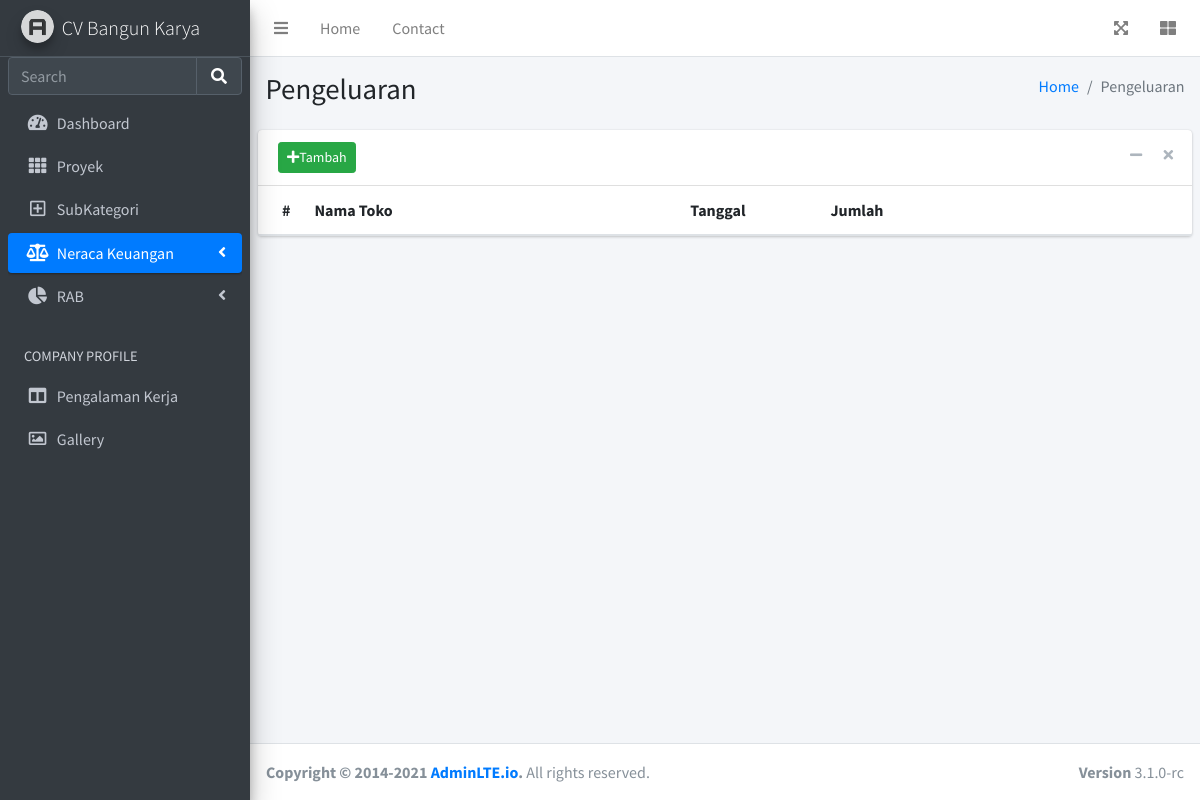
Page /pengeluaran on the earlier database version.
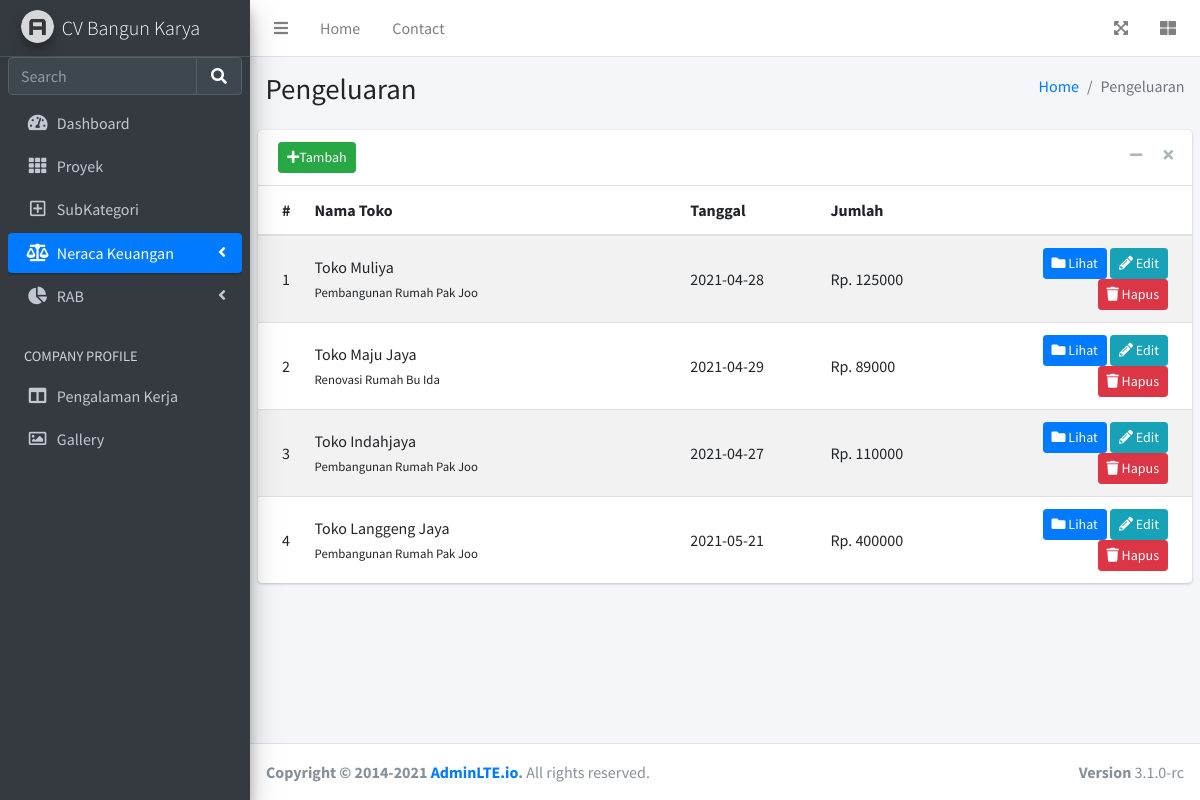
Same page on the later database version.
### app.py (models this page shows)
class Pengeluaran(db.Model):
    id = db.Column(db.Integer, primary_key=True)
    nama_proyek = db.Column(db.String(100), nullable=False)
    nama_toko = db.Column(db.String(100), nullable=True)
    tanggal = db.Column(db.String(20), nullable=False)
    subkategori = db.Column(db.String(100), nullable=False)
    deskripsi = db.Column(db.String(100), nullable=False)
    jumlah = db.Column(db.String(50), nullable=False)
    bukti = db.Column(db.String(200), nullable=True)
    date_created = db.Column(db.DateTime, default=datetime.utcnow)

### app.py (the view)
@app.route('/pengeluaran', methods=['POST', 'GET'])
def pengeluaran():
    if request.method == 'POST':
        try:
            sub = SubkategoriNeraca.query.filter_by(kategori='Pengeluaran').all()
            proyek = Proyek.query.all()
            f = request.files['bukti']
            f.save(os.path.join(app.config['UPLOAD_PATH'], f.filename))
            Current_Date = datetime.now().strftime("%d-%b-%Y_%H.%M")
            nama = r'Pengeluaran_'+ str(Current_Date) +'.png'
            os.rename(app.config['UPLOAD_PATH'] + f.filename, app.config['UPLOAD_PATH'] + nama)
            nama = r'media/'+ nama
            nilai = coba(2)
            jum = nilai[0]
            tgl = nilai[1]
            desk = nilai[2]
            flash('Foto Bukti Berhasil Discan', 'bg-success')
            return render_template('/pengeluaran/pengeluaran_add.html', subkategori = sub, proyeks = proyek, tgl = tgl, desk = desk, jumlah = jum, bukti = nama)
        except:
            flash('Foto Bukti Gagal Discan', 'bg-danger')
            return redirect('/pengeluaran')
    else:
        pengeluaran = Pengeluaran.query.all()
        return render_template('pengeluaran/pengeluaran.html', pengeluarans = pengeluaran)

### templates/pengeluaran/pengeluaran.html (shortened to what this page needs)
{% extends 'base.html' %}
{% block status_neraca %} active {% endblock %}
{% block body %}
  <div class="content-wrapper">
    <section class="content-header">
      <div class="container-fluid">
        <div class="row mb-2">
          <div class="col-sm-6">
            <h1>Pengeluaran</h1>
          </div>
          <div class="col-sm-6">
            <ol class="breadcrumb float-sm-right">
              <li class="breadcrumb-item"><a href="/">Home</a></li>
              <li class="breadcrumb-item active">Pengeluaran</li>
            </ol>
          </div>
        </div>
      </div>
    </section>
    <section class="content">
      <div class="card">
        <div class="card-header">
          <button type="button" class="btn btn-success btn-sm" data-toggle="modal" data-target="#modal-default">
            <i class="fas fa-plus"></i>Tambah
          </button>
          <div class="card-tools">
            <button type="button" class="btn btn-tool" data-card-widget="collapse" title="Collapse">
              <i class="fas fa-minus"></i>
            </button>
            <button type="button" class="btn btn-tool" data-card-widget="remove" title="Remove">
              <i class="fas fa-times"></i>
            </button>
          </div>
        </div>
        <div class="card-body p-0">
          <table class="table table-striped projects">
              <thead>
                  <tr>
                      <th style="width: 2%">
                          #
                      </th>
                      <th>
                          Nama Toko
                      </th>
                      <th style="width: 15%">
                          Tanggal
                      </th>
                      <th style="width: 15%">
                          Jumlah
                      </th>
                      <th style="width: 25%">
                      </th>
                  </tr>
              </thead>
              <tbody>
                {% for pengeluaran in pengeluarans %}
                  <tr>
                      <td>
                          {{ pengeluaran.id }}
                      </td>
                      <td>
                          <a>
                              {{ pengeluaran.nama_toko }}
                          </a>
                          <br/>
                          <small>
                              {{ pengeluaran.nama_proyek }}
                          </small>
                      </td>
                      <td>
                          {{ pengeluaran.tanggal }}
                      </td>
                      <td>
                          Rp. {{ pengeluaran.jumlah }}
                      </td>
                      <td class="project-actions text-right">
                          <a class="btn btn-primary btn-sm" href="/pengeluaran/{{ pengeluaran.id }}">
                              <i class="fas fa-folder">
                              </i>
                              Lihat
                          </a>
                          <a class="btn btn-info btn-sm" href="/pengeluaran/edit/{{ pengeluaran.id }}">
                              <i class="fas fa-pencil-alt">
                              </i>
                              Edit
                          </a>
                          <a class="btn btn-danger btn-sm" href="/pengeluaran/delete/{{ pengeluaran.id }}">
                              <i class="fas fa-trash">
                              </i>
                              Hapus
                          </a>
                      </td>
                  </tr>
                {% endfor %}
              </tbody>
          </table>
        </div>
      </div>
    </section>
  </div>
{% endblock %}

Differences in the rows shown:
added Pengeluaran: id "1", nama_toko "Toko Muliya", nama_proyek "Pembangunan Rumah Pak Joo", tanggal "2021-04-28", jumlah "125000"
added Pengeluaran: id "2", nama_toko "Toko Maju Jaya", nama_proyek "Renovasi Rumah Bu Ida", tanggal "2021-04-29", jumlah "89000"
added Pengeluaran: id "3", nama_toko "Toko Indahjaya", nama_proyek "Pembangunan Rumah Pak Joo", tanggal "2021-04-27", jumlah "110000"
added Pengeluaran: id "4", nama_toko "Toko Langgeng Jaya", nama_proyek "Pembangunan Rumah Pak Joo", tanggal "2021-05-21", jumlah "400000"
